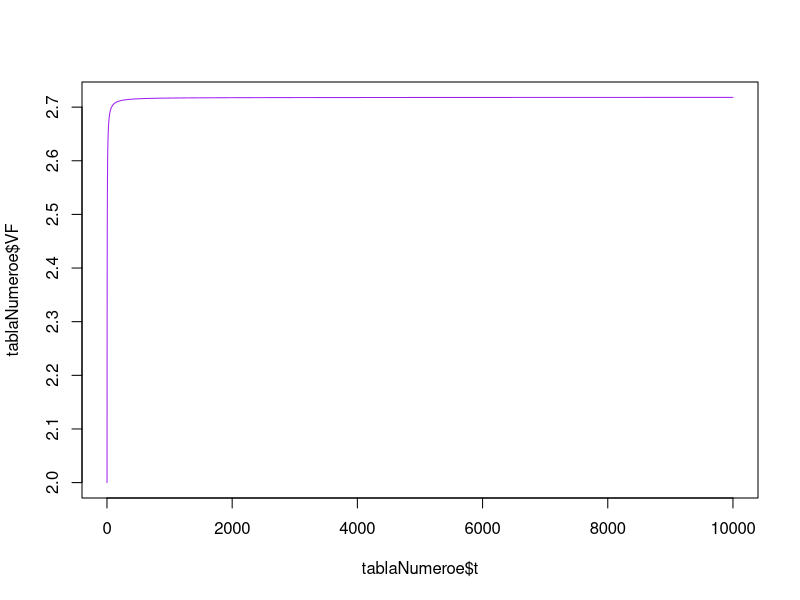

The R script that drew this image:
# Este es nuestro primer script de R en clase:
# Creamos un objeto numérico llamado a:
a=5
# Creamos un objeto numérico llamado A:
A=5
# Creamos un objeto numérico llamado "A.2":
A.2=5
# Creamos un vector de números
vector1=c(1,2,pi,10)
# Creamos un vector con una secuencia de números del 1 al 100,000:
t=1:100000
# Creamos una secuencia de números pero ahora se incrementan en
# 0.02 unidades:
t2=seq(from=1,to=10,by=0.02)
# Creamos un objeto con una sola cadena de texto:
objetoTexto1="UMSNH"
# Creamos un vector con cadenas de texto:
vectorTexto1=c("FCCA","UMSNH","2024")

# Creamos un objeto tipo data.frame con los cálculos del número e:
# Primero creamos los objetos que serán insumos para el cálculo de VF:
VA=1
i=1
nTotal=10000
t=1:nTotal
tablaNumeroe=data.frame(
                       t=t,
                       VF=VA*((1+(i/t))^t)
                       )
# Creamos un objeto tipo lista con la tabla del número e y algunos otros objetos:
objetoLista1=list(
                 tablaE=tablaNumeroe,
                 valorActual=VA,
                 tasaInteres=i,
                 periodosSimulados=nTotal
                 )
# Ahora grafico los valores de la tabla del número e:

plot(x=tablaNumeroe$t,y=tablaNumeroe$VF,type="l",
     col="purple")




